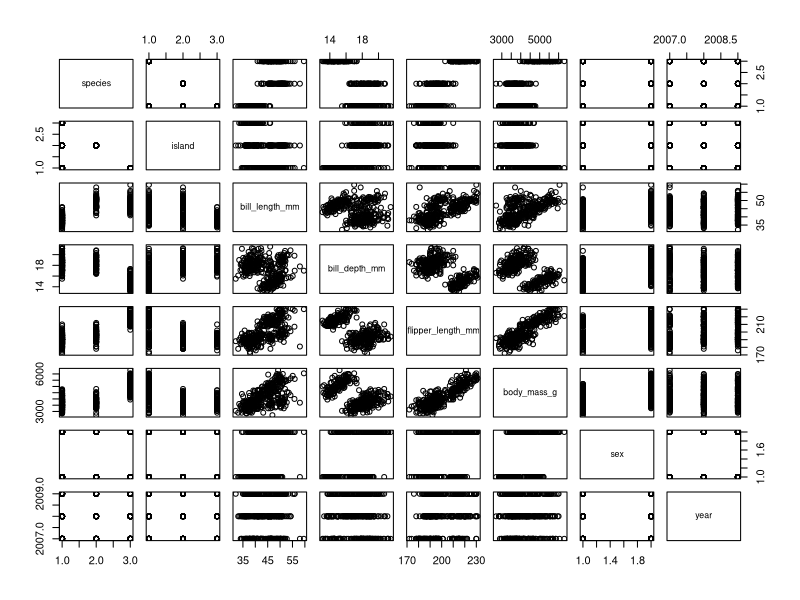
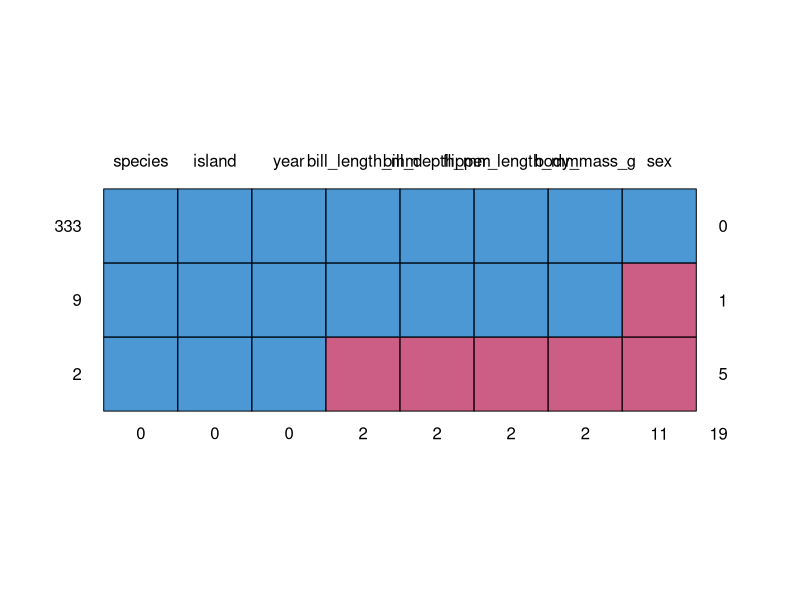

Here is the R script that generated these plots, in order: (Note: this script raises an error after producing the figures.)
## ---- chunk 1
library(palmerpenguins)
library(mice)
## ---- chunk 2
head(penguins)
pairs(penguins)
md.pattern(penguins)

dat = palmerpenguins::penguins

imp = mice(dat, m=10, method = "pmm", maxit = 10, seed = 1)

dat_imp = complete(imp, 1)
## ---- chunk 3
imp <- mice(penguins[-4,], method = "logreg")

## ---- chunk 4
# 70% train & 30% test



## ---- chunk 5

fit.log <- glm( sex ~. , data = penguins, family = binomial)
summary(fit.log)
fit.log.step <- step(fit.log, direction = "backward")
summary(fit.log.step)
